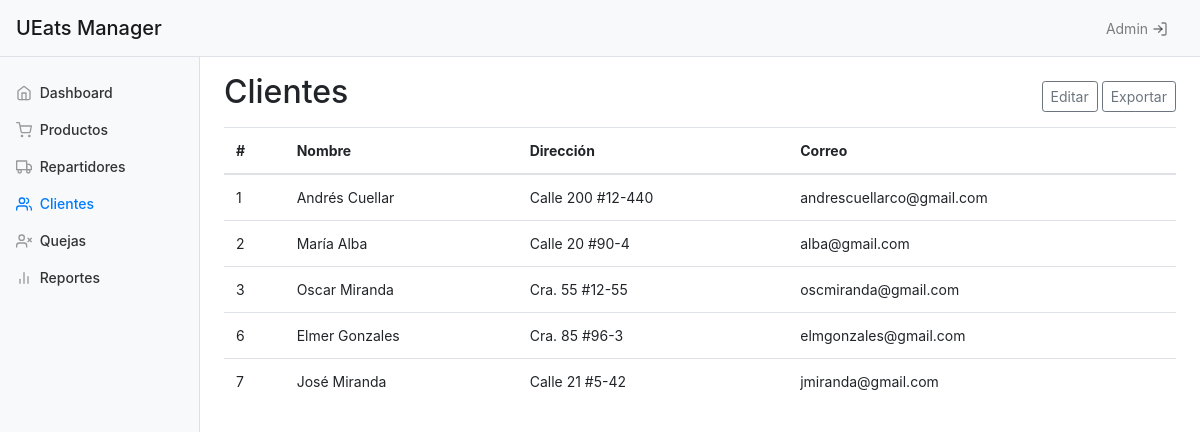
/clientes/, run on the app's committed database.
### reportes/models.py (models this page shows, shortened)
class Usuario(models.Model):
    nombre = models.CharField(max_length=80)
    apellido = models.CharField(max_length=120)
    direccion = models.CharField(max_length=120)
    correo = models.CharField(max_length=120)

### reportes/views.py (the view)
# urls.py: path('clientes/', views.clientes, name='clientes'),
def clientes(request):
    usuarios = list(Usuario.objects.all())
    context = {'usuarios': usuarios}
    return render(request, 'reportes/clientes.html', context)

### reportes/templates/reportes/clientes.html
{% extends 'reportes/base.html' %}
{% block content %}
<div class="d-flex justify-content-between flex-wrap align-items-center mb-2">
        <h2>Clientes</h2>
        <div>
            <a  href="/admin/reportes/usuario/"><button type="button" class="btn btn-sm btn-outline-secondary">Editar</button></a>
            <button type="button" class="btn btn-sm btn-outline-secondary">Exportar</button>
        </div>
</div>
{% if usuarios %}
<table class="table table-hover">
    <thead>
        <tr>
            <th>#</th>
            <th>Nombre</th>
            <th>Dirección</th>
            <th>Correo</th>
        </tr>
    </thead>
    <tbody>
        {% for usuario in usuarios %}
        <tr>
            <td>{{ usuario.id }}</td>
            <td>{{ usuario.nombre}} {{ usuario.apellido }}</td>
            <td>{{ usuario.direccion }}</td>
            <td>{{ usuario.correo }}</td>
        </tr>
        {% endfor %}
    </tbody>
</table>
{% else %}
<p>No hay usuarios en la base de datos.</p>
{% endif %}
{% endblock %}

### reportes/static/reportes/estilos.css (style rules this page uses)
body { font-size: .875rem; }

### data on the page
Usuario: id "1", nombre "Andrés", apellido "Cuellar", direccion "Calle 200 #12-440", correo "andrescuellarco@gmail.com"
Usuario: id "2", nombre "María", apellido "Alba", direccion "Calle 20 #90-4", correo "alba@gmail.com"
Usuario: id "3", nombre "Oscar", apellido "Miranda", direccion "Cra. 55 #12-55", correo "oscmiranda@gmail.com"
Usuario: id "6", nombre "Elmer", apellido "Gonzales", direccion "Cra. 85 #96-3", correo "elmgonzales@gmail.com"
Usuario: id "7", nombre "José", apellido "Miranda", direccion "Calle 21 #5-42", correo "jmiranda@gmail.com"
